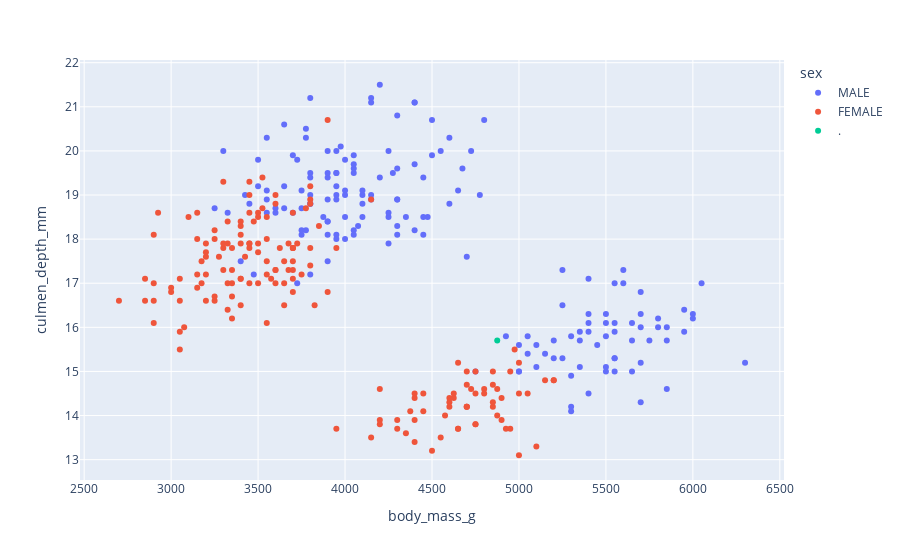

The code cell stored with this chart in its notebook:
### Code cell
px.scatter(data_frame=df_size, x='body_mass_g', y='culmen_depth_mm', color='sex')

### Figure 1 — Plotly figure (JSON) as saved in the notebook; plotly's stock layout.template omitted (floating-point values rounded to 4 significant figures; data arrays with more than 128 entries replaced by an {"elided": "..."} marker saying what was removed)
{"data": [{"hovertemplate": "sex=MALE<br>body_mass_g=%{x}<br>culmen_depth_mm=%{y}<extra></extra>", "legendgroup": "MALE", "marker": {"color": "#636efa", "symbol": "circle"}, "mode": "markers", "name": "MALE", "orientation": "v", "showlegend": true, "type": "scatter", "x": {"elided": "168 int values"}, "xaxis": "x", "y": {"elided": "168 float values"}, "yaxis": "y"}, {"hovertemplate": "sex=FEMALE<br>body_mass_g=%{x}<br>culmen_depth_mm=%{y}<extra></extra>", "legendgroup": "FEMALE", "marker": {"color": "#EF553B", "symbol": "circle"}, "mode": "markers", "name": "FEMALE", "orientation": "v", "showlegend": true, "type": "scatter", "x": {"elided": "165 int values"}, "xaxis": "x", "y": {"elided": "165 float values"}, "yaxis": "y"}, {"hovertemplate": "sex=.<br>body_mass_g=%{x}<br>culmen_depth_mm=%{y}<extra></extra>", "legendgroup": ".", "marker": {"color": "#00cc96", "symbol": "circle"}, "mode": "markers", "name": ".", "orientation": "v", "showlegend": true, "type": "scatter", "x": [4875], "xaxis": "x", "y": [15.7], "yaxis": "y"}], "layout": {"legend": {"title": {"text": "sex"}, "tracegroupgap": 0}, "margin": {"t": 60}, "xaxis": {"anchor": "y", "domain": [0, 1], "title": {"text": "body_mass_g"}}, "yaxis": {"anchor": "x", "domain": [0, 1], "title": {"text": "culmen_depth_mm"}}}}
